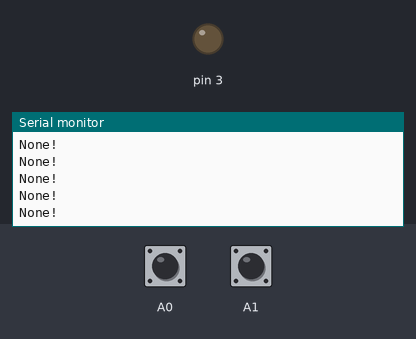
Bench run of a sketch on a simulated Arduino Uno, built with avr-gcc and run on an emulated ATmega328P. Shown: output pins drawn as LEDs (lit = HIGH), the last lines printed to the serial monitor. Inputs (shaded band) come from the test bench; at power-on: A0 HIGH, A1 HIGH.

Above: at 1.2 s.
1.3 s: A0 pulled LOW for 0.15 s
4.4 s: A1 pulled LOW for 0.15 s
7.5 s: A1 pulsed LOW 2 times (0.12 s each, 0.3 s apart)
11.1 s: A1 pulled LOW for 1 s
At 11.7 s:
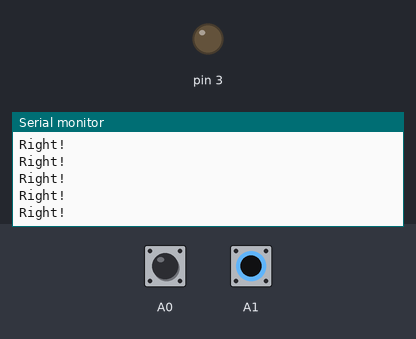
15.1 s: A0 driven LOW and A1 driven LOW
At 15.7 s:
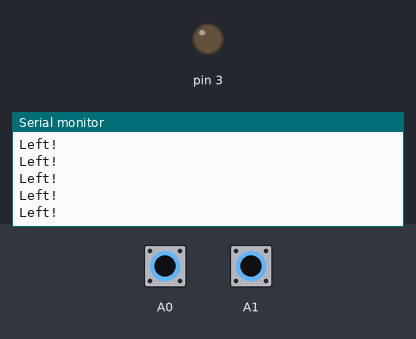

The sketch:

ProcessingWithButtons.ino
```cpp
bool leftPressed = false;
bool rightPressed = false;
String currentText = "";

void setup() {
  Serial.begin(9600);
  pinMode(A0, INPUT_PULLUP);
  pinMode(A1, INPUT_PULLUP);
  pinMode(3, OUTPUT);
}

void loop() {
  leftPressed = !digitalRead(A0);
  rightPressed = !digitalRead(A1);

  if (leftPressed)
    Serial.println("Left!");
  else if (rightPressed)
    Serial.println("Right!");
  else
    Serial.println("None!");
}
```

Measured:
- after the input at 11.1 s, the serial monitor: prints a new line after 0.07 s (image 1)
- after the input at 15.1 s, the serial monitor: prints a new line after 0.07 s (image 2)
